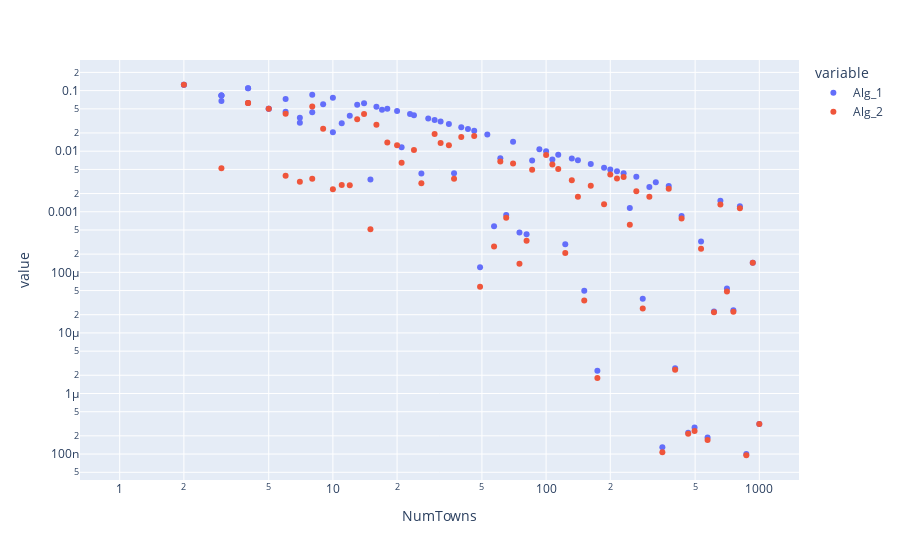

The notebook cell saved with this chart:
### Markdown cell above
#### Expected Budget

### Code cell
data_dict_3 = {'NumTowns':[],'Alg_1':[],'Alg_2':[]}
for n in np.logspace(0,3,100):
    n=int(n)
    data_dict_3['NumTowns'].append(n)
    town_demands = np.random.randint(1, 3, n)
    town_expected_demands = np.zeros(n) + 1.5
    budget = np.sum(town_expected_demands)

    opt = objective_nash(town_demands, waterfilling(town_demands,budget))
    for j in range(2):
        if j==0:
            data_dict_3['Alg_1'].append(opt - objective_nash(town_demands, waterfilling(town_expected_demands,budget)))
        if j==1:
            data_dict_3['Alg_2'].append(opt - objective_nash(town_demands, waterfilling_dynamic(town_expected_demands,town_demands,budget)))
df_uniform = pd.DataFrame(data_dict_3).melt(id_vars="NumTowns")
fig = px.scatter(df_uniform, x="NumTowns", y="value", color='variable')
fig.update_layout(xaxis_type="log", yaxis_type="log")
fig.show()

### Figure 1 — Plotly figure (JSON) as saved in the notebook; plotly's stock layout.template omitted (floating-point values rounded to 4 significant figures)
{"data": [{"hoverlabel": {"namelength": 0}, "hovertemplate": "variable=Alg_1<br>NumTowns=%{x}<br>value=%{y}", "legendgroup": "Alg_1", "marker": {"color": "#636efa", "symbol": "circle"}, "mode": "markers", "name": "Alg_1", "showlegend": true, "type": "scatter", "x": [1, 1, 1, 1, 1, 1, 1, 1, 1, 1, 2, 2, 2, 2, 2, 2, 3, 3, 3, 3, 4, 4, 4, 4, 5, 5, 6, 6, 7, 7, 8, 8, 9, 10, 10, 11, 12, 13, 14, 15, 16, 17, 18, 20, 21, 23, 24, 26, 28, 30, 32, 35, 37, 40, 43, 46, 49, 53, 57, 61, 65, 70, 75, 81, 86, 93, 100, 107, 114, 123, 132, 141, 151, 162, 174, 187, 200, 215, 231, 247, 265, 284, 305, 327, 351, 376, 403, 432, 464, 497, 533, 572, 613, 657, 705, 756, 811, 869, 932, 1000], "xaxis": "x", "y": [0, 0, 0, 0, 0, 0, 0, 0, 0, 0, 0.125, 0, 0, 0, 0, 0.125, 0.08333, 0.06771, 0.08333, 0.08333, 0.1094, 0, 0.0625, 0.1094, 0.05, 0.05, 0.07292, 0.04496, 0.02949, 0.03571, 0.04415, 0.08545, 0.05961, 0.07627, 0.02064, 0.02899, 0.03848, 0.05867, 0.06189, 0.003406, 0.05416, 0.04835, 0.04999, 0.04625, 0.01166, 0.04103, 0.03932, 0.004292, 0.03458, 0.03289, 0.03094, 0.02819, 0.004315, 0.02481, 0.02316, 0.02171, 0.0001213, 0.01881, 0.0005784, 0.007673, 0.0008856, 0.01429, 0.0004556, 0.0004255, 0.007032, 0.01075, 0.01, 0.007274, 0.008772, 0.0002909, 0.007576, 0.007092, 4.992e-05, 0.006173, 2.378e-06, 0.005348, 0.005, 0.004651, 0.004329, 0.001153, 0.003774, 3.653e-05, 0.002553, 0.003058, 1.291e-07, 0.00266, 2.607e-06, 0.0008496, 2.253e-07, 2.752e-07, 0.0003242, 1.883e-07, 2.261e-05, 0.001522, 5.419e-05, 2.373e-05, 0.001233, 1.005e-07, 0.0001446, 3.151e-07], "yaxis": "y"}, {"hoverlabel": {"namelength": 0}, "hovertemplate": "variable=Alg_2<br>NumTowns=%{x}<br>value=%{y}", "legendgroup": "Alg_2", "marker": {"color": "#EF553B", "symbol": "circle"}, "mode": "markers", "name": "Alg_2", "showlegend": true, "type": "scatter", "x": [1, 1, 1, 1, 1, 1, 1, 1, 1, 1, 2, 2, 2, 2, 2, 2, 3, 3, 3, 3, 4, 4, 4, 4, 5, 5, 6, 6, 7, 7, 8, 8, 9, 10, 10, 11, 12, 13, 14, 15, 16, 17, 18, 20, 21, 23, 24, 26, 28, 30, 32, 35, 37, 40, 43, 46, 49, 53, 57, 61, 65, 70, 75, 81, 86, 93, 100, 107, 114, 123, 132, 141, 151, 162, 174, 187, 200, 215, 231, 247, 265, 284, 305, 327, 351, 376, 403, 432, 464, 497, 533, 572, 613, 657, 705, 756, 811, 869, 932, 1000], "xaxis": "x", "y": [0, 0, 0, 0, 0, 0, 0, 0, 0, 0, 0, 0, 0, 0, 0, 0.125, 0, 0.005208, 0, 0, 0.0625, 0, 0, 0.0625, 0, 0.05, 0.04167, 0.003947, 0.003119, 0, 0.003499, 0.05469, 0.02348, 0, 0.002351, 0.00277, 0.00273, 0.03365, 0.04129, 0.0005124, 0.02734, 0, 0.01389, 0.0125, 0.006438, 0, 0.01042, 0.002956, 0, 0.01927, 0.01367, 0.0125, 0.003508, 0.01709, 0, 0.01787, 5.769e-05, 0, 0.0002665, 0.006752, 0.0007991, 0.00625, 0.0001389, 0.0003327, 0.004963, 0, 0.008665, 0.006027, 0.005071, 0.0002094, 0.003314, 0.001773, 3.417e-05, 0.002701, 1.801e-06, 0.001337, 0.00411, 0.003547, 0.003751, 0.0006123, 0.002182, 2.536e-05, 0.001775, 0, 1.076e-07, 0.002393, 2.467e-06, 0.0007763, 2.161e-07, 2.392e-07, 0.0002449, 1.708e-07, 2.192e-05, 0.001319, 4.819e-05, 2.24e-05, 0.00114, 9.562e-08, 0.0001435, 3.148e-07], "yaxis": "y"}], "layout": {"legend": {"title": {"text": "variable"}, "tracegroupgap": 0}, "margin": {"t": 60}, "xaxis": {"anchor": "y", "domain": [0, 1], "title": {"text": "NumTowns"}, "type": "log"}, "yaxis": {"anchor": "x", "domain": [0, 1], "title": {"text": "value"}, "type": "log"}}}
